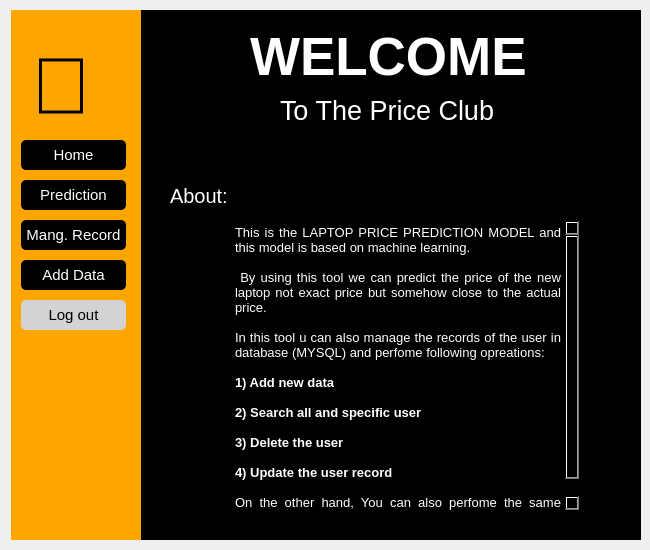
<?xml version="1.0" encoding="UTF-8"?>
<ui version="4.0">
 <class>Form</class>
 <widget class="QWidget" name="Form">
  <property name="geometry">
   <rect>
    <x>0</x>
    <y>0</y>
    <width>650</width>
    <height>550</height>
   </rect>
  </property>
  <property name="windowTitle">
   <string>Form</string>
  </property>
  <widget class="QWidget" name="displaywidget" native="true">
   <property name="geometry">
    <rect>
     <x>140</x>
     <y>10</y>
     <width>501</width>
     <height>530</height>
    </rect>
   </property>
   <property name="styleSheet">
    <string notr="true">background-color:black;</string>
   </property>
   <widget class="QLabel" name="label">
    <property name="geometry">
     <rect>
      <x>110</x>
      <y>21</y>
      <width>281</width>
      <height>51</height>
     </rect>
    </property>
    <property name="font">
     <font>
      <pointsize>40</pointsize>
      <weight>75</weight>
      <bold>true</bold>
     </font>
    </property>
    <property name="styleSheet">
     <string notr="true">color:white;</string>
    </property>
    <property name="text">
     <string>WELCOME</string>
    </property>
   </widget>
   <widget class="QLabel" name="label_3">
    <property name="geometry">
     <rect>
      <x>140</x>
      <y>80</y>
      <width>221</width>
      <height>41</height>
     </rect>
    </property>
    <property name="font">
     <font>
      <pointsize>20</pointsize>
      <weight>50</weight>
      <bold>false</bold>
     </font>
    </property>
    <property name="styleSheet">
     <string notr="true">color:white;</string>
    </property>
    <property name="text">
     <string>To The Price Club</string>
    </property>
   </widget>
   <widget class="QLabel" name="label_2">
    <property name="geometry">
     <rect>
      <x>30</x>
      <y>170</y>
      <width>81</width>
      <height>31</height>
     </rect>
    </property>
    <property name="font">
     <font>
      <pointsize>15</pointsize>
     </font>
    </property>
    <property name="styleSheet">
     <string notr="true">color:white;</string>
    </property>
    <property name="text">
     <string>About:</string>
    </property>
   </widget>
   <widget class="QTextBrowser" name="textBrowser">
    <property name="geometry">
     <rect>
      <x>90</x>
      <y>210</y>
      <width>350</width>
      <height>291</height>
     </rect>
    </property>
    <property name="styleSheet">
     <string notr="true">color:white;</string>
    </property>
    <property name="html">
     <string>&lt;!DOCTYPE HTML PUBLIC &quot;-//W3C//DTD HTML 4.0//EN&quot; &quot;http://www.w3.org/TR/REC-html40/strict.dtd&quot;&gt;
&lt;html&gt;&lt;head&gt;&lt;meta name=&quot;qrichtext&quot; content=&quot;1&quot; /&gt;&lt;style type=&quot;text/css&quot;&gt;
p, li { white-space: pre-wrap; }
&lt;/style&gt;&lt;/head&gt;&lt;body style=&quot; font-family:'MS Shell Dlg 2'; font-size:8.25pt; font-weight:400; font-style:normal;&quot;&gt;
&lt;p align=&quot;justify&quot; style=&quot; margin-top:0px; margin-bottom:0px; margin-left:0px; margin-right:0px; -qt-block-indent:0; text-indent:0px;&quot;&gt;&lt;span style=&quot; font-size:10pt;&quot;&gt;This is the LAPTOP PRICE PREDICTION MODEL and this model is based on machine learning.&lt;/span&gt;&lt;/p&gt;
&lt;p align=&quot;justify&quot; style=&quot;-qt-paragraph-type:empty; margin-top:0px; margin-bottom:0px; margin-left:0px; margin-right:0px; -qt-block-indent:0; text-indent:0px; font-size:10pt;&quot;&gt;&lt;br /&gt;&lt;/p&gt;
&lt;p align=&quot;justify&quot; style=&quot; margin-top:0px; margin-bottom:0px; margin-left:0px; margin-right:0px; -qt-block-indent:0; text-indent:0px;&quot;&gt;&lt;span style=&quot; font-size:10pt;&quot;&gt; By using this tool we can predict the price of the new laptop not exact price but somehow close to the actual price.&lt;/span&gt;&lt;/p&gt;
&lt;p align=&quot;justify&quot; style=&quot;-qt-paragraph-type:empty; margin-top:0px; margin-bottom:0px; margin-left:0px; margin-right:0px; -qt-block-indent:0; text-indent:0px; font-size:10pt;&quot;&gt;&lt;br /&gt;&lt;/p&gt;
&lt;p align=&quot;justify&quot; style=&quot; margin-top:0px; margin-bottom:0px; margin-left:0px; margin-right:0px; -qt-block-indent:0; text-indent:0px;&quot;&gt;&lt;span style=&quot; font-size:10pt;&quot;&gt;In this tool u can also manage the records of the user in database (MYSQL) and perfome following opreations:&lt;/span&gt;&lt;/p&gt;
&lt;p align=&quot;justify&quot; style=&quot;-qt-paragraph-type:empty; margin-top:0px; margin-bottom:0px; margin-left:0px; margin-right:0px; -qt-block-indent:0; text-indent:0px; font-size:10pt;&quot;&gt;&lt;br /&gt;&lt;/p&gt;
&lt;p align=&quot;justify&quot; style=&quot; margin-top:0px; margin-bottom:0px; margin-left:0px; margin-right:0px; -qt-block-indent:0; text-indent:0px;&quot;&gt;&lt;span style=&quot; font-size:10pt; font-weight:600;&quot;&gt;1) Add new data &lt;/span&gt;&lt;/p&gt;
&lt;p align=&quot;justify&quot; style=&quot;-qt-paragraph-type:empty; margin-top:0px; margin-bottom:0px; margin-left:0px; margin-right:0px; -qt-block-indent:0; text-indent:0px; font-size:10pt; font-weight:600;&quot;&gt;&lt;br /&gt;&lt;/p&gt;
&lt;p align=&quot;justify&quot; style=&quot; margin-top:0px; margin-bottom:0px; margin-left:0px; margin-right:0px; -qt-block-indent:0; text-indent:0px;&quot;&gt;&lt;span style=&quot; font-size:10pt; font-weight:600;&quot;&gt;2) Search all and specific user&lt;/span&gt;&lt;/p&gt;
&lt;p align=&quot;justify&quot; style=&quot;-qt-paragraph-type:empty; margin-top:0px; margin-bottom:0px; margin-left:0px; margin-right:0px; -qt-block-indent:0; text-indent:0px; font-size:10pt; font-weight:600;&quot;&gt;&lt;br /&gt;&lt;/p&gt;
&lt;p align=&quot;justify&quot; style=&quot; margin-top:0px; margin-bottom:0px; margin-left:0px; margin-right:0px; -qt-block-indent:0; text-indent:0px;&quot;&gt;&lt;span style=&quot; font-size:10pt; font-weight:600;&quot;&gt;3) Delete the user&lt;/span&gt;&lt;/p&gt;
&lt;p align=&quot;justify&quot; style=&quot;-qt-paragraph-type:empty; margin-top:0px; margin-bottom:0px; margin-left:0px; margin-right:0px; -qt-block-indent:0; text-indent:0px; font-size:10pt; font-weight:600;&quot;&gt;&lt;br /&gt;&lt;/p&gt;
&lt;p align=&quot;justify&quot; style=&quot; margin-top:0px; margin-bottom:0px; margin-left:0px; margin-right:0px; -qt-block-indent:0; text-indent:0px;&quot;&gt;&lt;span style=&quot; font-size:10pt; font-weight:600;&quot;&gt;4) Update the user record&lt;/span&gt;&lt;/p&gt;
&lt;p align=&quot;justify&quot; style=&quot;-qt-paragraph-type:empty; margin-top:0px; margin-bottom:0px; margin-left:0px; margin-right:0px; -qt-block-indent:0; text-indent:0px; font-size:10pt;&quot;&gt;&lt;br /&gt;&lt;/p&gt;
&lt;p align=&quot;justify&quot; style=&quot; margin-top:0px; margin-bottom:0px; margin-left:0px; margin-right:0px; -qt-block-indent:0; text-indent:0px;&quot;&gt;&lt;span style=&quot; font-size:10pt;&quot;&gt;On the other hand, You can also perfome the same opreations on the CSV record of the laptop. &lt;/span&gt;&lt;/p&gt;&lt;/body&gt;&lt;/html&gt;</string>
    </property>
   </widget>
  </widget>
  <widget class="QWidget" name="navwidget" native="true">
   <property name="geometry">
    <rect>
     <x>11</x>
     <y>10</y>
     <width>130</width>
     <height>530</height>
    </rect>
   </property>
   <property name="styleSheet">
    <string notr="true">background-color:orange;</string>
   </property>
   <widget class="QPushButton" name="hpredformbutton">
    <property name="geometry">
     <rect>
      <x>10</x>
      <y>170</y>
      <width>105</width>
      <height>30</height>
     </rect>
    </property>
    <property name="font">
     <font>
      <pointsize>11</pointsize>
      <weight>50</weight>
      <bold>false</bold>
     </font>
    </property>
    <property name="styleSheet">
     <string notr="true">QPushButton#hpredformbutton{
background-color:black;
color:white;
border-radius:5px;
}

QPushButton#hpredformbutton:pressed{
background-color:orange;
}

</string>
    </property>
    <property name="text">
     <string>Prediction</string>
    </property>
   </widget>
   <widget class="QPushButton" name="hviewbutton">
    <property name="geometry">
     <rect>
      <x>10</x>
      <y>210</y>
      <width>105</width>
      <height>30</height>
     </rect>
    </property>
    <property name="font">
     <font>
      <pointsize>11</pointsize>
      <weight>50</weight>
      <bold>false</bold>
     </font>
    </property>
    <property name="styleSheet">
     <string notr="true">QPushButton#hviewbutton{
background-color:black;
color:white;
border-radius:5px;
}

QPushButton#hviewbutton:pressed{
background-color:orange;
}

</string>
    </property>
    <property name="text">
     <string>Mang. Record</string>
    </property>
   </widget>
   <widget class="QPushButton" name="hdbbutton">
    <property name="geometry">
     <rect>
      <x>10</x>
      <y>250</y>
      <width>105</width>
      <height>30</height>
     </rect>
    </property>
    <property name="font">
     <font>
      <pointsize>11</pointsize>
      <weight>50</weight>
      <bold>false</bold>
     </font>
    </property>
    <property name="styleSheet">
     <string notr="true">QPushButton#hdbbutton{
background-color:black;
color:white;
border-radius:5px;
}

QPushButton#hdbbutton:pressed{
background-color:orange;
}

</string>
    </property>
    <property name="text">
     <string>Add Data</string>
    </property>
   </widget>
   <widget class="QPushButton" name="logoutbutton">
    <property name="geometry">
     <rect>
      <x>10</x>
      <y>290</y>
      <width>105</width>
      <height>30</height>
     </rect>
    </property>
    <property name="font">
     <font>
      <pointsize>11</pointsize>
      <weight>50</weight>
      <bold>false</bold>
     </font>
    </property>
    <property name="styleSheet">
     <string notr="true">QPushButton#logoutbutton{
background-color:lightgrey;
color:black;
border-radius:5px;
}

QPushButton#logoutbutton:pressed{
background-color:orange;
}

</string>
    </property>
    <property name="text">
     <string>Log out</string>
    </property>
   </widget>
   <widget class="QLabel" name="label_13">
    <property name="geometry">
     <rect>
      <x>20</x>
      <y>40</y>
      <width>91</width>
      <height>71</height>
     </rect>
    </property>
    <property name="font">
     <font>
      <pointsize>60</pointsize>
      <weight>75</weight>
      <bold>true</bold>
     </font>
    </property>
    <property name="text">
     <string></string>
    </property>
   </widget>
   <widget class="QPushButton" name="homebutton">
    <property name="geometry">
     <rect>
      <x>10</x>
      <y>130</y>
      <width>105</width>
      <height>30</height>
     </rect>
    </property>
    <property name="font">
     <font>
      <pointsize>11</pointsize>
      <weight>50</weight>
      <bold>false</bold>
     </font>
    </property>
    <property name="styleSheet">
     <string notr="true">QPushButton#homebutton{
background-color:black;
color:white;
border-radius:5px;
}

QPushButton#homebutton:pressed{
background-color:orange;
}

</string>
    </property>
    <property name="text">
     <string>Home</string>
    </property>
   </widget>
  </widget>
 </widget>
 <resources/>
 <connections/>
</ui>
